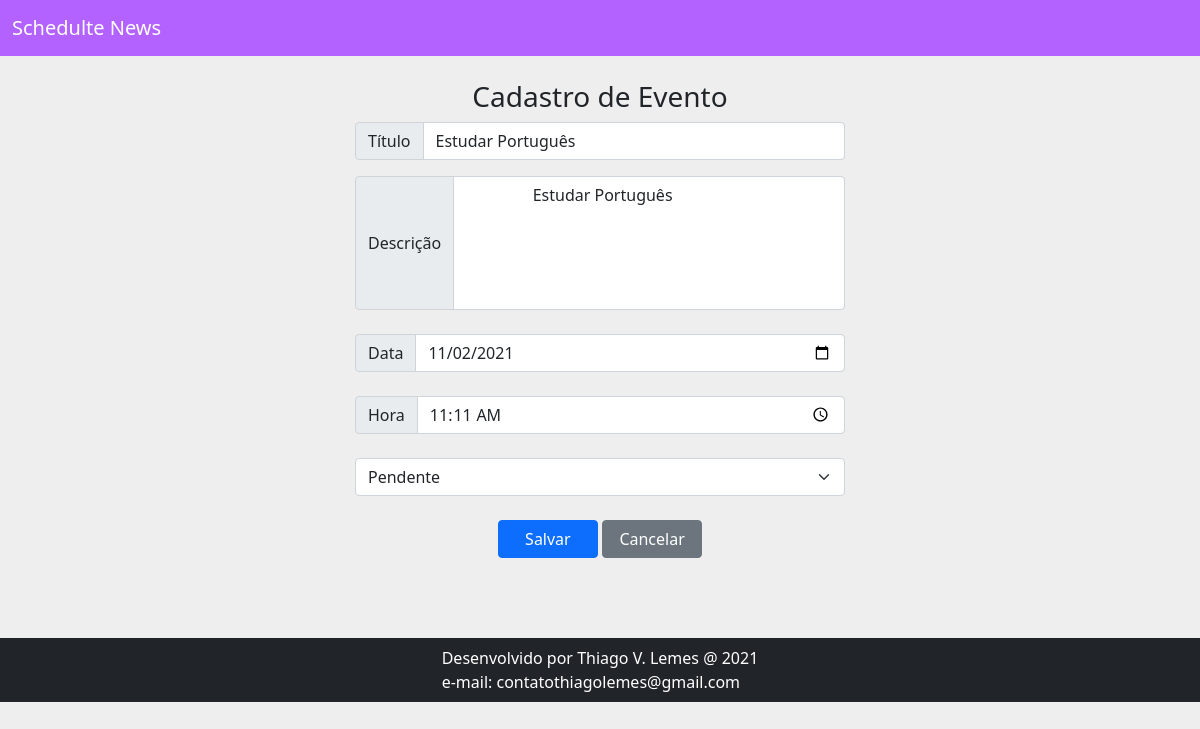
/evento/editar/?id_evento=39 (signed in), run on the app's committed database.
### core/models/evento.py (models this page shows, shortened)
class Evento(models.Model):
    status_evento = (
        ('P', 'Pendente'),
        ('C', 'Concluído')
    )
    titulo = models.CharField(max_length=100)
    descricao = models.TextField(blank=True, null=True)
    data_evento = DateTimeField(verbose_name='DATA DO EVENTO')
    data_criacao = DateTimeField(verbose_name='DATA DE CRIAÇÃO', auto_now=True)
    status = models.CharField(blank=True, null=True, choices=status_evento, max_length=1)
    usuario = models.ForeignKey(User, on_delete=models.CASCADE) # chave estrangeira
    class Meta:
        db_table = 'evento'
    def get_data_evento_input(self):
        return self.data_evento.strftime('%Y-%m-%d')
    def get_data_evento_input_hora(self):
        hs = self.data_evento - datetime.timedelta(hours=3)
        return hs.strftime("%H:%M")

### core/views/view_crud.py (the view)
# urls.py: path('evento/editar/', view_crud.editar),
@login_required(login_url='/login/')
def editar(request):
    id_evento = request.GET.get('id_evento')
    dados = {}
    if id_evento:
        dados['evento'] = Evento.objects.get(id=id_evento)
    return render(request, 'evento.html', dados)

### templates/evento.html (shortened to what this page needs)
{% extends "model-page.html" %}
{% load static%}
{% block content %}
<div style="margin-bottom: 80px;">
<div class="container-fluid" align="center">
    <div class="adicionar col-5">
        <h3>Cadastro de Evento</h3>
        <form action="/salvar" method="POST">{% csrf_token %}
            <div class="input-group mb-3">
                <span class="input-group-text" id="basic-addon1">Título</span>
                <input type="text" class="form-control" placeholder="Digite o Título" aria-label="Username"
                    aria-describedby="basic-addon1" name="titulo" value="{{ evento.titulo }}">
            </div>
            <div class="input-group">
                <span class="input-group-text">Descrição</span>
                <textarea class="form-control" rows="5" aria-label="With textarea" style="resize: none;" name="descricao">{{ evento.descricao }}</textarea>
            </div>
            <br>
            <div class="input-group">
                <span class="input-group-text">Data</span>
                <input type="date" class="form-control" name="data_evento" value="{{ evento.get_data_evento_input }}">
            </div>
            <br>
            <div class="input-group">
                <span class="input-group-text">Hora</span>
                <input type="time" class="form-control" name="hora" value="{{ evento.get_data_evento_input_hora }}">
            </div>
            <br>
            <div class="input-group">
            <select class="form-select" aria-label="Default select example" name="status">
                <option selected value="P">Pendente</option>
              </select>
            </div>
            <br>
            <div>
                <button type="submit" class="btn btn-primary" style="width: 100px;">Salvar</button>
                <a href="/home/">
                    <button type="button" class="btn btn-secondary" style="width: 100px;">Cancelar</button>
                </a>
            </div>
        </form>
    </div>
</div>
</div>
{% endblock %}

### static/css/evento.css (style rules this page uses)
body { background:#eee; }
a { color: #3498db; outline: none!important; }

### static/css/formulario.css (style rules this page uses)
.adicionar { margin-top: 5em; }

### data on the page
Evento: titulo "Estudar Português", descricao "Estudar Português", data_evento "11/02/2021", hora "11:11"
